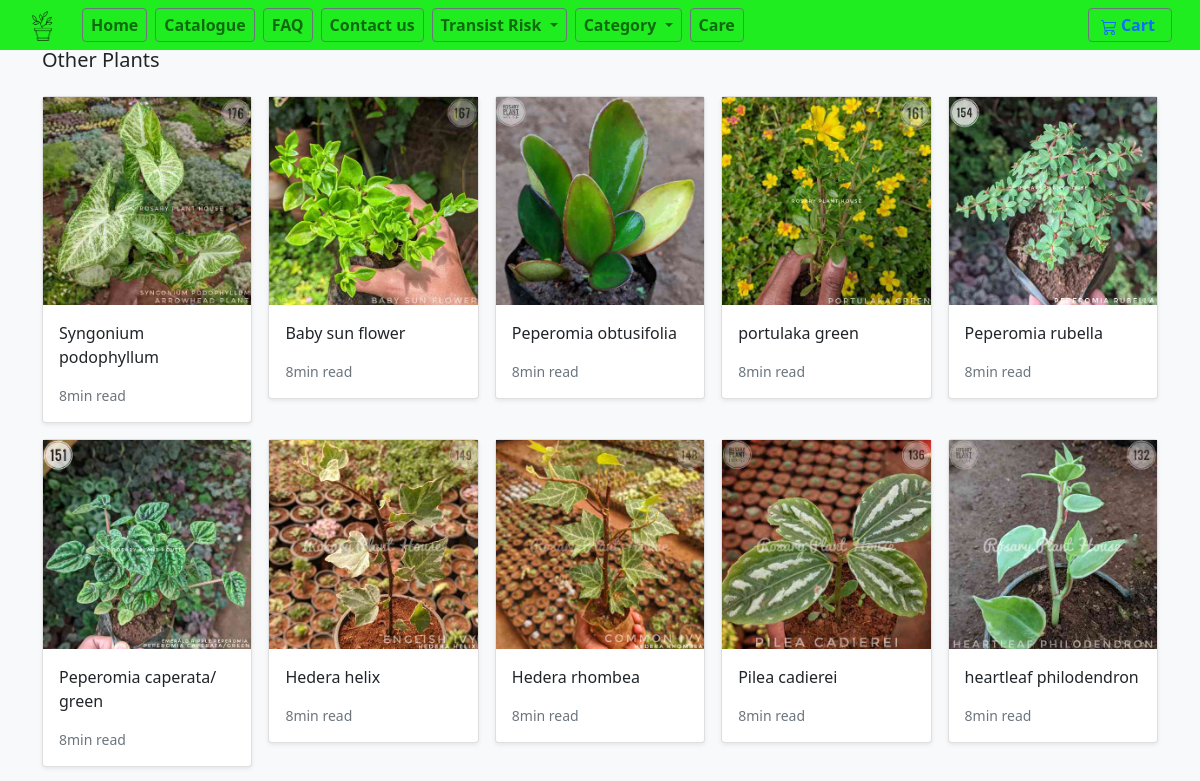
The app's page /shop/other-plants/ (upper part), older data.
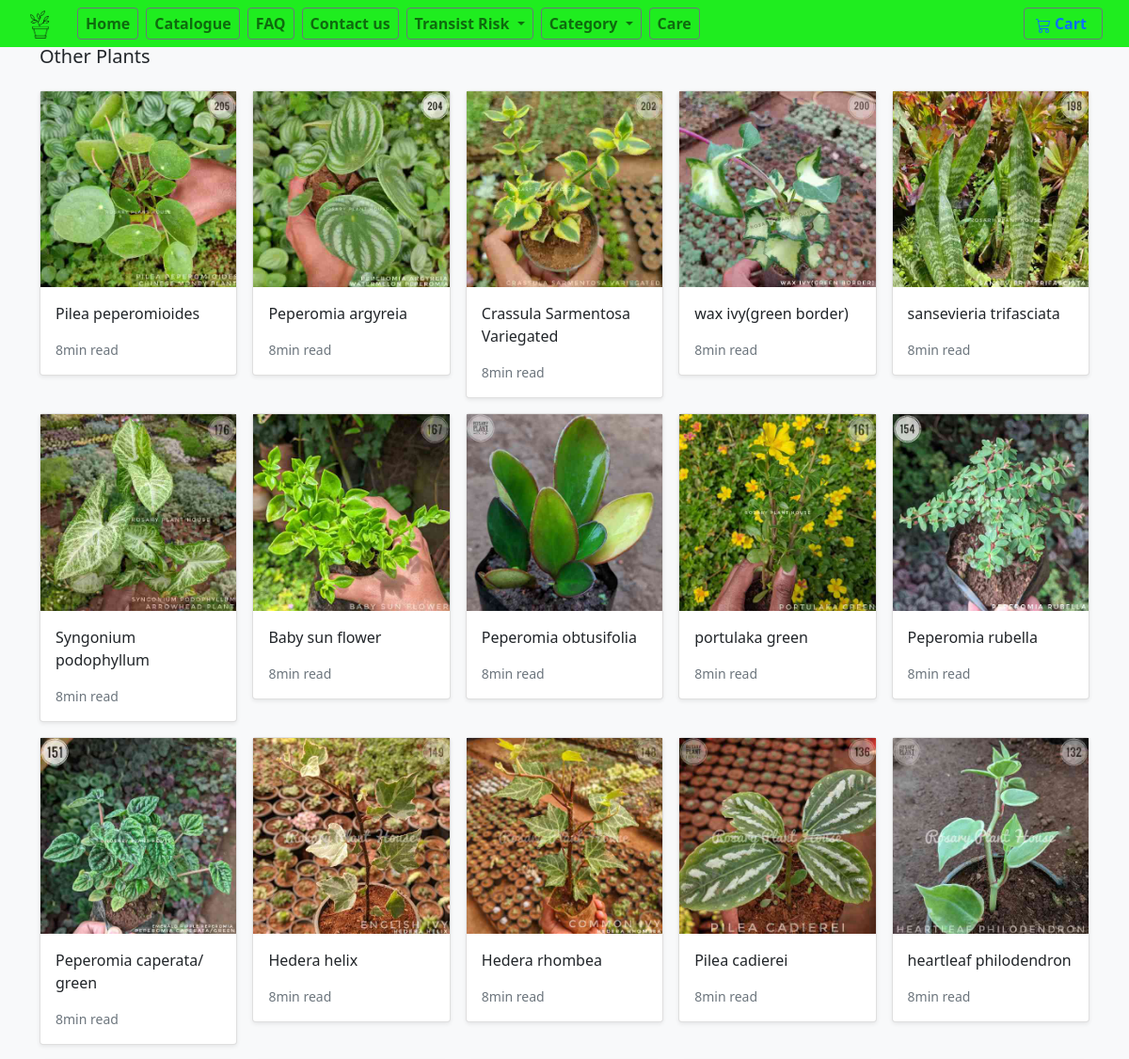
The same page, newer data.
### store/models.py (models this page shows, shortened)
class Category(models.Model):
    name = models.CharField(max_length=255, db_index=True)
    slug = models.SlugField(max_length=255, unique=True)
    class Meta:
        verbose_name_plural = 'categories'

class Product(models.Model):
    pid=models.IntegerField(null=False)
    category = models.ForeignKey(Category, related_name='product', on_delete=models.CASCADE,default=7)
    risk = models.ForeignKey(Risk, related_name='product', on_delete=models.CASCADE,default=1)
    created_by = models.ForeignKey(User, on_delete=models.CASCADE, related_name='product_creator',default=1)
    title = models.CharField(max_length=255)
    Nickname=models.CharField(max_length=255)
    author = models.CharField(max_length=255, default='admin')
    description = models.TextField(blank=True)
    image = models.ImageField(upload_to='images/', default='images/default.png')
    slug = models.SlugField(max_length=255)
    size=models.CharField(max_length=255, default="2-3")
    price = models.IntegerField(default=0)
    disprice = models.IntegerField(default=0)
    orgprice = models.IntegerField(default=0)
    in_stock = models.BooleanField(default=True)
    indoor = models.BooleanField(default=False)
    mother = models.BooleanField(default=False)
    is_active = models.BooleanField(default=True)
    created = models.DateTimeField(auto_now_add=True)
    updated = models.DateTimeField(auto_now=True)
    objects = models.Manager()
    sun = models.ForeignKey(Sun, related_name='product', on_delete=models.CASCADE,default=1)
    Watering = models.ForeignKey(Watering, related_name='product', on_delete=models.CASCADE,default=1)
    products = ProductManager()
    maintenance = models.ForeignKey(maintenance, related_name='product', on_delete=models.CASCADE,default=1)
    tag = models.CharField(max_length=20, choices=TAG_CHOICES, default='None')
    class Meta:
        verbose_name_plural = 'Products'
        ordering = ('-created',)
    def get_absolute_url(self):
        return reverse('store:product_detail', args=[self.slug])

### store/views.py (the view)
# urls.py: path('shop/<slug:category_slug>/', views.category_list, name='category_list'),
def category_list(request, category_slug=None):
    category = get_object_or_404(Category, slug=category_slug)
    products = Product.objects.filter(category=category)
    return render(request, 'store/products/category.html', {'category': category, 'products': products})

### basket/basket.py (called while the page is built)
    def __len__(self):
        return sum(item['qty'] for item in self.basket.values())

### basket/context_processors.py (called while the page is built)
def basket(request):
    return {'basket': Basket(request)}

### store/context_processors.py (called while the page is built)
def categories(request):
    Product.objects.update(price=F('orgprice')-F('disprice'))
    return {
        'categories': Category.objects.all()
    }

### templates/store/products/category.html (shortened to what this page needs)
{% extends "../base.html" %}
{% load static %}
{% block content %}
<main>
  <div class="album py-5 bg-light">
    <div class="container">
      <div class="pb-3 h5">{{category.name|title}}</div>
      <div class="row row-cols-1 row-cols-sm-2 row-cols-md-5 g-3">
        {% for product in products %}
        <div class="col">
          <div class="card shadow-sm">
          <img class="img-fluid" alt="Responsive image" src="{{ product.image.url }}">
            <div class="card-body">
              <p class="card-text">
                <a class="text-dark text-decoration-none" href="{{ product.get_absolute_url }}">{{ product.title }}</a>
              </p>
              <div class="d-flex justify-content-between align-items-center">
                <small class="text-muted">8min read</small>
              </div>
            </div>
          </div>
        </div>
        {% endfor %}
      </div>
    </div>
  </div>
</main>
{% endblock %}

### templates/store/base.html (shortened to what this page needs)
{% load static %}
{% load mathfilters %}
<!DOCTYPE html>
<html>
<head>
    <link rel="stylesheet" href="https://stackpath.bootstrapcdn.com/bootstrap/4.3.1/css/bootstrap.min.css">
    <link rel="stylesheet" href="https://cdnjs.cloudflare.com/ajax/libs/font-awesome/4.7.0/css/font-awesome.min.css">
    <link href="https://cdn.jsdelivr.net/npm/bootstrap@5.0.1/dist/css/bootstrap.min.css" rel="stylesheet">
 </head>
<body>
  {% block header %}
    <header>
        <nav class="navbar fixed-top navbar-expand-md navbar-light pb-0 pt-0" style="background-color: rgba(0, 235, 0, 0.877)">
            <div class="container-fluid pd-0 my-1">
                <a class="navbar-brand" href="/">
                    <img src="/media/images/logo(only).png" alt="" width="30" height="30">
                  </a>
                <div class="collapse navbar-collapse" id="navbarCollapse">
                    <ul class="navbar-nav me-auto mb-2 mb-md-0">
                        <li class="nav-item pl-2 my-1">
                            <a type="button" class="nav-link btn btn-outline-secondary py-1" href="/index"><strong>Home</strong></a>
                        </li>
                        <li class="nav-item pl-2 my-1">
                            <a type="button" class="nav-link btn btn-outline-secondary py-1" href="/"><strong>Catalogue</strong></a>
                        </li>
                        <li class="nav-item pl-2 my-1">
                          <a type="button" class="nav-link btn btn-outline-secondary py-1" href="/faq/"><strong>FAQ</strong></a>
                      </li>
                        <li class="nav-item pl-2 my-1">
                          <a type="button" class="nav-link btn btn-outline-secondary py-1" href="/contact/"><strong>Contact us</strong></a>
                      </li>
                        <li class="nav-item dropdown pl-2 my-1">
                            <a class="nav-link dropdown-toggle btn btn-outline-secondary py-1" href="#" id="navbarDropdown" role="button"
                                data-bs-toggle="dropdown" aria-expanded="false">
                                <strong>Transist Risk</strong>
                            </a>
                        </li>
                        <li class="nav-item dropdown pl-2 my-1">
                            <a class="nav-link dropdown-toggle btn btn-outline-secondary py-1" href="#" id="navbarDropdown" role="button"
                                data-bs-toggle="dropdown" aria-expanded="false">
                                <strong>Category</strong>
                            </a>
                        </li>
                        <li class="nav-item pl-2 my-1">
                          <a type="button" class="nav-link btn btn-outline-secondary py-1" target="_blank" href="https://rosaryplanthouse.wixsite.com/shibin/blog"><strong>Care</strong></a>
                      </li>
                    </ul>
                    <a type="button" role="button" href="/basket/"
                        class="nav-link btn btn-outline-secondary py-1 pl-2 ml-1">
<strong>
                    </strong>
                        <strong>Cart</strong>
                    </a>
                </div>
            </div>
        </nav>
    </header>
    {% endblock %}
    <div id="content">{% block content %} {% endblock %}</div>
</body>
</html>

Row changes from the older to the newer data that the page shows:
added Product: image (picture), title "Pilea peperomioides"
added Product: image (picture), title "Peperomia argyreia"
added Product: image (picture), title "Crassula Sarmentosa Variegated"
added Product: image (picture), title "wax ivy(green border)"
added Product: image (picture), title "sansevieria trifasciata"
